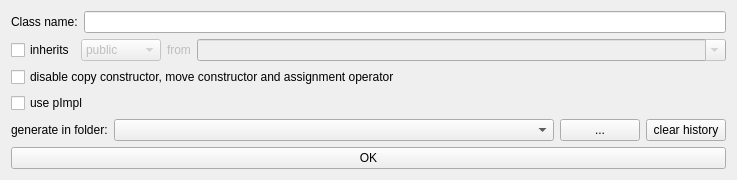
<?xml version="1.0" encoding="UTF-8"?>
<ui version="4.0">
 <class>ClassGenerator</class>
 <widget class="QWidget" name="ClassGenerator">
  <property name="geometry">
   <rect>
    <x>0</x>
    <y>0</y>
    <width>737</width>
    <height>176</height>
   </rect>
  </property>
  <property name="windowTitle">
   <string>ClassGenerator</string>
  </property>
  <layout class="QVBoxLayout" name="verticalLayout">
   <item>
    <layout class="QHBoxLayout" name="horizontalLayout">
     <item>
      <widget class="QLabel" name="label">
       <property name="text">
        <string>Class name:</string>
       </property>
      </widget>
     </item>
     <item>
      <widget class="QLineEdit" name="lineEditClassName"/>
     </item>
    </layout>
   </item>
   <item>
    <layout class="QHBoxLayout" name="horizontalLayout_3">
     <item>
      <widget class="QCheckBox" name="checkBoxInherit">
       <property name="text">
        <string>inherits</string>
       </property>
      </widget>
     </item>
     <item>
      <widget class="QWidget" name="widgetInheritanceProperties" native="true">
       <property name="enabled">
        <bool>false</bool>
       </property>
       <layout class="QHBoxLayout" name="horizontalLayout_4">
        <property name="margin">
         <number>0</number>
        </property>
        <item>
         <widget class="QComboBox" name="comboBoxType">
          <item>
           <property name="text">
            <string>public</string>
           </property>
          </item>
          <item>
           <property name="text">
            <string>protected</string>
           </property>
          </item>
          <item>
           <property name="text">
            <string>private</string>
           </property>
          </item>
         </widget>
        </item>
        <item>
         <widget class="QLabel" name="label_3">
          <property name="text">
           <string>from</string>
          </property>
         </widget>
        </item>
        <item>
         <widget class="QComboBox" name="comboBoxBaseClassName">
          <property name="sizePolicy">
           <sizepolicy hsizetype="MinimumExpanding" vsizetype="Fixed">
            <horstretch>0</horstretch>
            <verstretch>0</verstretch>
           </sizepolicy>
          </property>
          <property name="editable">
           <bool>true</bool>
          </property>
         </widget>
        </item>
       </layout>
      </widget>
     </item>
    </layout>
   </item>
   <item>
    <widget class="QCheckBox" name="checkBoxDisableCopy">
     <property name="text">
      <string>disable copy constructor, move constructor and assignment operator</string>
     </property>
    </widget>
   </item>
   <item>
    <widget class="QCheckBox" name="checkBoxUsePimpl">
     <property name="text">
      <string>use pImpl</string>
     </property>
    </widget>
   </item>
   <item>
    <layout class="QHBoxLayout" name="horizontalLayout_2">
     <item>
      <widget class="QLabel" name="label_2">
       <property name="text">
        <string>generate in folder:</string>
       </property>
      </widget>
     </item>
     <item>
      <widget class="QComboBox" name="comboBoxFolder">
       <property name="sizePolicy">
        <sizepolicy hsizetype="MinimumExpanding" vsizetype="Fixed">
         <horstretch>0</horstretch>
         <verstretch>0</verstretch>
        </sizepolicy>
       </property>
      </widget>
     </item>
     <item>
      <widget class="QPushButton" name="pushButtonSelectFolder">
       <property name="text">
        <string>...</string>
       </property>
      </widget>
     </item>
     <item>
      <widget class="QPushButton" name="pushButtonClearHistory">
       <property name="text">
        <string>clear history</string>
       </property>
      </widget>
     </item>
    </layout>
   </item>
   <item>
    <widget class="QPushButton" name="pushButtonStart">
     <property name="text">
      <string>OK</string>
     </property>
    </widget>
   </item>
  </layout>
 </widget>
 <layoutdefault spacing="6" margin="11"/>
 <resources/>
 <connections/>
</ui>
